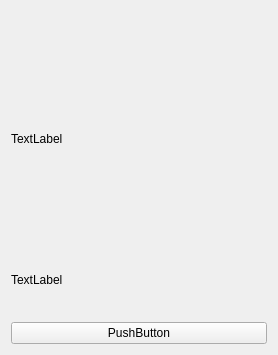
<?xml version="1.0" encoding="UTF-8"?>
<ui version="4.0">
 <class>CoffeeEasterEggWidget</class>
 <widget class="QWidget" name="CoffeeEasterEggWidget">
  <property name="geometry">
   <rect>
    <x>0</x>
    <y>0</y>
    <width>274</width>
    <height>355</height>
   </rect>
  </property>
  <property name="windowTitle">
   <string>Form</string>
  </property>
  <layout class="QGridLayout" name="gridLayout">
   <item row="1" column="0">
    <widget class="QLabel" name="label_3">
     <property name="text">
      <string>TextLabel</string>
     </property>
    </widget>
   </item>
   <item row="0" column="0">
    <widget class="QLabel" name="label">
     <property name="minimumSize">
      <size>
       <width>256</width>
       <height>256</height>
      </size>
     </property>
     <property name="maximumSize">
      <size>
       <width>256</width>
       <height>256</height>
      </size>
     </property>
     <property name="text">
      <string>TextLabel</string>
     </property>
    </widget>
   </item>
   <item row="3" column="0">
    <widget class="QPushButton" name="pushButton">
     <property name="text">
      <string>PushButton</string>
     </property>
    </widget>
   </item>
   <item row="2" column="0">
    <spacer name="verticalSpacer">
     <property name="orientation">
      <enum>Qt::Vertical</enum>
     </property>
     <property name="sizeHint" stdset="0">
      <size>
       <width>20</width>
       <height>40</height>
      </size>
     </property>
    </spacer>
   </item>
  </layout>
 </widget>
 <resources/>
 <connections/>
</ui>
